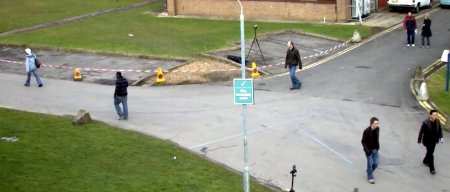
#> input picture try/image2.jpg, 450 x 192 px
$ python vFilterFinder.py
#> lines starting #> are read from the running program, lines starting #| are printed output that depends on the picture
import time

import cv2
import numpy as np

# read image with color
# img = cv2.imread('image2.jpg')

# read image with grey
img = cv2.imread('image2.jpg', 0)
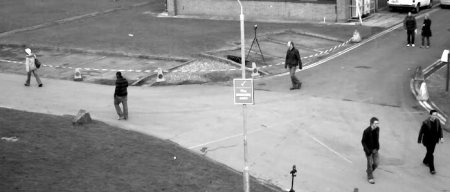
#> img: shape (192, 450); min 0, max 255, mean 143.1

time1 = time.clock()
count = 0
filters = []
for p1 in range(0, 3):
    for p2 in range(0, 3):
        for p3 in range(0, 3):
            for p4 in range(0, 3):
                for p5 in range(0, 3):
                    for p6 in range(0, 3):
                        for p7 in range(0, 3):
                            for p8 in range(0, 3):
                                for p9 in range(0, 3):
                                    # count = count + 1
                                    # print count
                                    filter = np.array(
                                        [[p1 - 1, p2 - 1, p3 - 1], [p4 - 1, p5 - 1, p6 - 1], [p7 - 1, p8 - 1, p9 - 1]])
                                    # print filter
                                    cov = cv2.filter2D(img, -1, filter)
                                    hist_cv = cv2.calcHist([cov], [0], None, [256], [0, 256])
                                    # if hist less than xx, then it's a useful filter
                                    if (hist_cv[0][0] / np.sum(hist_cv) < 0.9):
                                        # fa = np.array_str(filter.flatten())
                                        filters.append(filter)
#> after the loop, filters = 11410 items

print('#useful filters:', len(filters))
#| #useful filters: 11410
time2 = time.clock()
print('use:', (time2 - time1))

idx = 0
nFilters = np.array(filters)
# np.save('vision_kernels90.npy', nFilters)

try:
    while idx < 100:
        filter = nFilters[idx]
#> filter = [[-1, -1, -1], [-1, 0, 1], [1, 1, 1]]
        cov = cv2.filter2D(img, -1, filter)
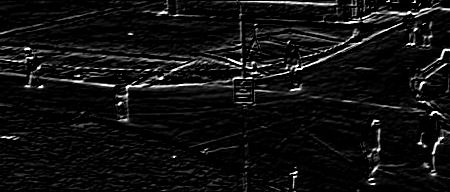
#> cov: shape (192, 450); min 0, max 255, mean 16.7
        idx = idx + 1
        cv2.imshow('image', cov)
        cv2.waitKey(500)

except KeyboardInterrupt:
    cv2.destroyAllWindows()

cv2.waitKey(0)
cv2.destroyAllWindows()

$ run again, with try/image1.jpg copied over try/image2.jpg
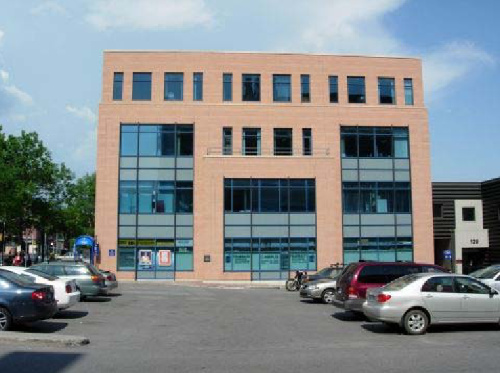
#> input picture try/image1.jpg, 500 x 373 px
#> `img = cv2.imread('image2.jpg', 0)`:
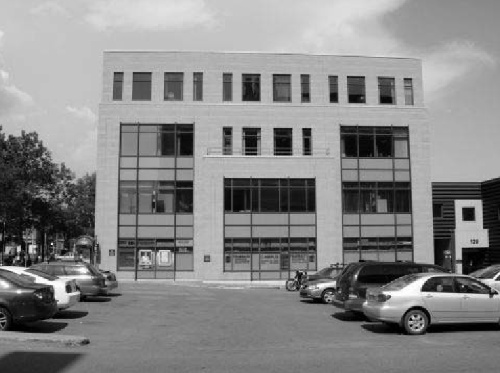
#> img: shape (373, 500); min 0, max 255, mean 134.6
#> after the loop `for p1 in range(0, 3):`: filters = 11410 items
#| #useful filters: 11410
#> filter = [[-1, -1, -1], [-1, 0, 1], [1, 1, 1]]
#> `cov = cv2.filter2D(img, -1, filter)`:
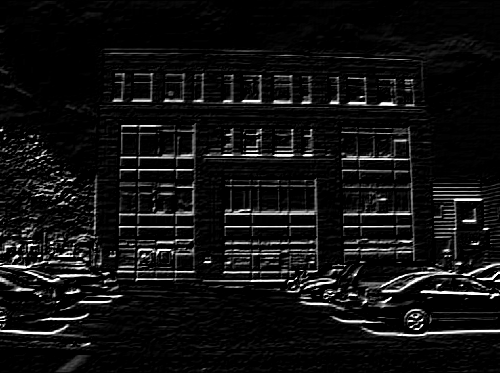
#> cov: shape (373, 500); min 0, max 255, mean 17.2

$ run again, with try/head1.jpg copied over try/image2.jpg
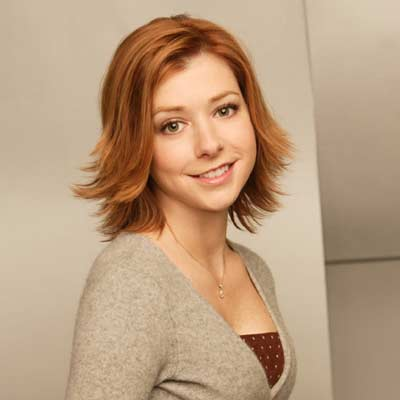
#> input picture try/head1.jpg, 400 x 400 px
#> `img = cv2.imread('image2.jpg', 0)`:
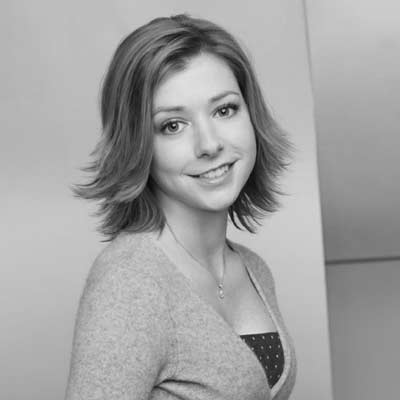
#> img: shape (400, 400); min 7, max 227, mean 162.3
#> after the loop `for p1 in range(0, 3):`: filters = 11410 items
#| #useful filters: 11410
#> filter = [[-1, -1, -1], [-1, 0, 1], [1, 1, 1]]
#> `cov = cv2.filter2D(img, -1, filter)`:
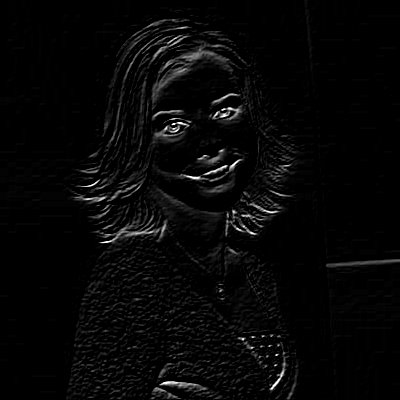
#> cov: shape (400, 400); min 0, max 255, mean 6.9
